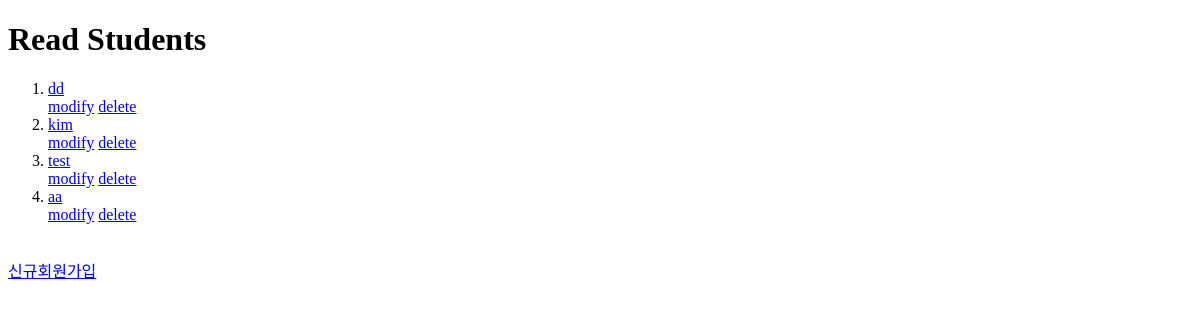
The page /students/all/ on the database as committed earlier.
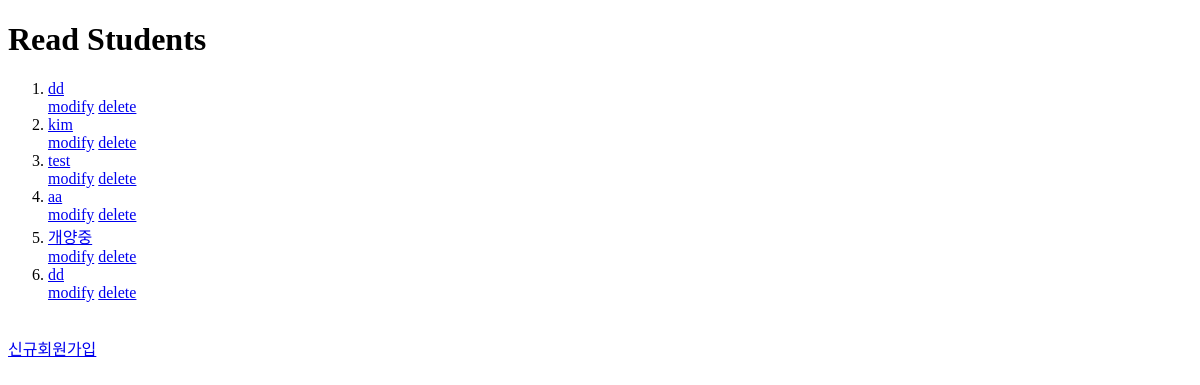
The same page on the database as committed later.
### students/models.py (models this page shows, shortened)
class Student(models.Model):
    s_name = models.CharField(max_length=100)
    s_major = models.CharField(max_length=100)
    s_age = models.IntegerField(default = 0)
    s_grade = models.IntegerField(default = 0)
    s_gender = models.CharField(max_length=30)

### students/views.py (the view)
# urls.py: path('all/',views.reaStudentAll, name = 'stuAll'),
def reaStudentAll(request):
    qs = Student.objects.all()
    context = {'student_list':qs}
    return render(request, 'students/readStudents.html',context)

### students/templates/students/readStudents.html (shortened to what this page needs)
<!DOCTYPE html>
<html lang="en">
<head>
</head>
<body>
    <h1>Read Students</h1>
    {% if student_list %}
    <ol>
        {% for s in student_list %}
        <li>
            <a href="{% url 'students:stuDet' s.s_name %}">{{ s.s_name }} </a><br>
            <a href="{% url 'students:stuMod' s.s_name %}">modify</a>
            <a href="{% url 'students:stuDel' s.s_name %}">delete</a>
        </li>
        {% endfor %}
    </ol>
    {% endif %}
    <br>
    <a href="{% url 'students:reg' %}"> 신규회원가입</a>
</body>
</html>

Rows that differ between the two databases and show on the page:
added Student: s_name "개양중"
added Student: s_name "dd"
